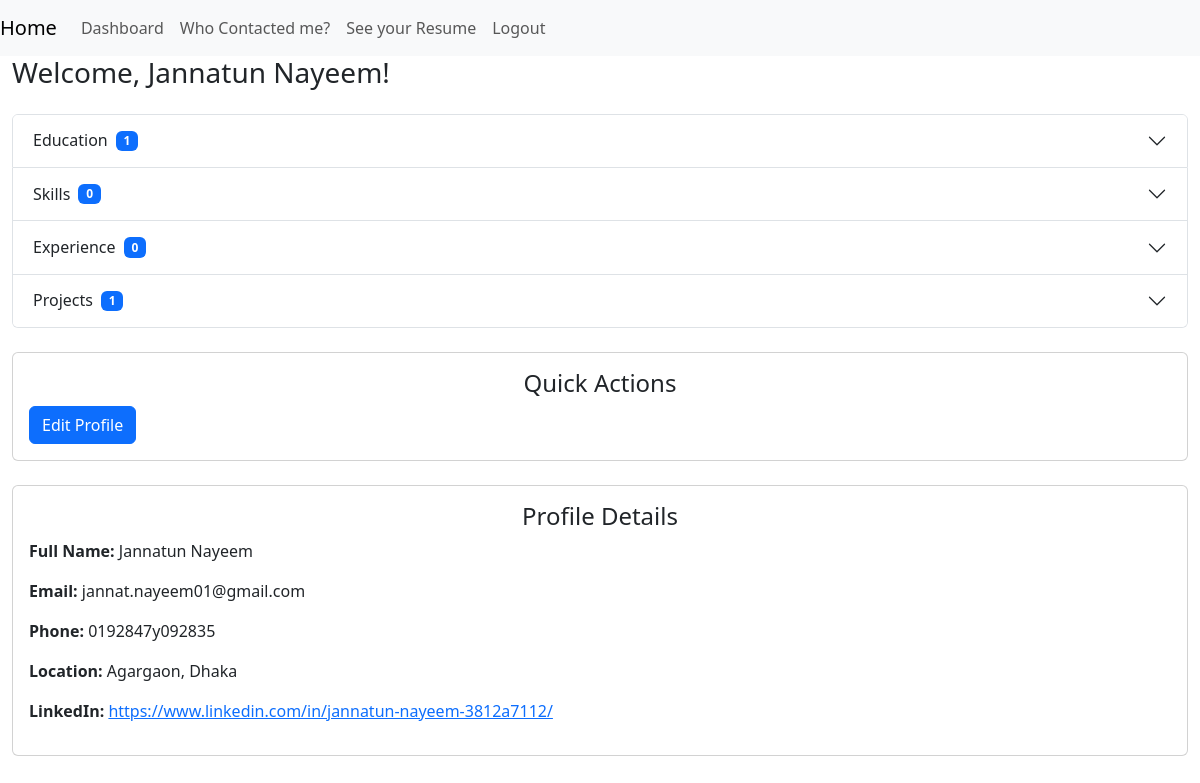
Screenshot of /dashboard/ (signed in) with the database file from the repository.
### myapp/models.py (models this page shows, shortened)
class Profile(models.Model):
    user = models.OneToOneField(
        settings.AUTH_USER_MODEL, on_delete=models.CASCADE, related_name='profile'
    )
    name = models.CharField(max_length=100)
    contact_number = models.CharField(max_length=15, blank=True)
    linkedin_profile = models.URLField(blank=True)
    github_profile = models.URLField(blank=True)
    present_address = models.TextField(blank=True)
    permanent_address = models.TextField(blank=True)
    skills = models.ManyToManyField(Skill, blank=True, related_name='profiles')
    experience = models.TextField(blank=True)
    extracurricular_activities = models.TextField(blank=True)
    career_objectives = models.TextField(blank=True)
    expected_salary = models.DecimalField(max_digits=10, decimal_places=2, null=True, blank=True)
    bio = models.TextField(blank=True)
    location = models.CharField(max_length=30, blank=True)
    birth_date = models.DateField(null=True, blank=True)

class CustomUser(AbstractUser):
        def __str__(self):
            return self.username

### myapp/views.py (the view)
# urls.py: path('dashboard/', views.dashboard, name='dashboard'),
@login_required
def dashboard(request):
    profile = get_profile(request.user)
    education_list = Education.objects.filter(profile=profile)
    experience_list = Experience.objects.filter(profile=profile)
    project_list = Project.objects.filter(profile=profile)
    return render(request, 'dashboard.html', {
        'profile': profile,
        'education_list': education_list,
        'experience_list': experience_list,
        'project_list': project_list,
    })

### myapp/models.py (called while the page is built)
    @property
    def technologies_list(self):
        return [t.strip() for t in self.technologies_used.split(",") if t.strip()]

### myapp/views.py (called while the page is built)
def get_profile(user):
    profile, _ = Profile.objects.get_or_create(user=user)
    return profile

### myapp/templates/dashboard.html (shortened to what this page needs)
{% extends 'base.html' %}
{% block content %}
<h3 class="mb-4">Welcome, {{ profile.name }}!</h3>
<div class="accordion mb-4" id="dashboardAccordion">
  <div class="accordion-item">
    <h2 class="accordion-header">
      <button class="accordion-button collapsed" type="button"
              data-bs-toggle="collapse" data-bs-target="#educationCollapse"
              aria-expanded="false" aria-controls="educationCollapse">
        Education
        <span class="badge bg-primary ms-2">{{ education_list|length }}</span>
      </button>
    </h2>
  </div>
  <div class="accordion-item">
    <h2 class="accordion-header">
      <button class="accordion-button collapsed" type="button"
              data-bs-toggle="collapse" data-bs-target="#skillsCollapse"
              aria-expanded="false" aria-controls="skillsCollapse">
        Skills
        <span class="badge bg-primary ms-2">{{ profile.skills.all|length }}</span>
      </button>
    </h2>
  </div>
  <div class="accordion-item">
  <h2 class="accordion-header">
    <button class="accordion-button collapsed" type="button"
            data-bs-toggle="collapse" data-bs-target="#experienceCollapse"
            aria-expanded="false" aria-controls="experienceCollapse">
      Experience
      <span class="badge bg-primary ms-2">{{ experience_list|length }}</span>
    </button>
  </h2>
</div>
  <div class="accordion-item">
    <h2 class="accordion-header">
      <button class="accordion-button collapsed" type="button"
              data-bs-toggle="collapse" data-bs-target="#projectsCollapse">
        Projects
        <span class="badge bg-primary ms-2">{{ project_list|length }}</span>
      </button>
    </h2>
  </div>
</div>
<div class="card mb-4">
  <div class="card-body">
    <h4 class="card-title text-center">Quick Actions</h4>
    <a href="{% url 'edit_profile' %}" class="btn btn-primary">Edit Profile</a>
  </div>
</div>
<div class="card mb-4">
  <div class="card-body">
    <h4 class="card-title text-center">Profile Details</h4>
    <p><strong>Full Name:</strong> {{ profile.name }}</p>
    <p><strong>Email:</strong> {{ profile.user.email }}</p>
    {% if profile.contact_number %}
      <p><strong>Phone:</strong> {{ profile.contact_number }}</p>
    {% endif %}
    {% if profile.location %}
      <p><strong>Location:</strong> {{ profile.location }}</p>
    {% endif %}
    {% if profile.linkedin_profile %}
      <p><strong>LinkedIn:</strong>
        <a href="{{ profile.linkedin_profile }}" target="_blank">{{ profile.linkedin_profile }}</a></p>
    {% endif %}
  </div>
</div>
{% endblock %}

### rows the page displays
Profile: name "Jannatun Nayeem", skills.all|length "0", user.email "jannat.nayeem01@gmail.com", contact_number "0192847y092835", location "Agargaon, Dhaka", linkedin_profile "https://www.linkedin.com/in/jannatun-nayeem-3812a7112/"

### other values shown
{{ education_list|length }} "1"
{{ experience_list|length }} "0"
{{ project_list|length }} "1"
